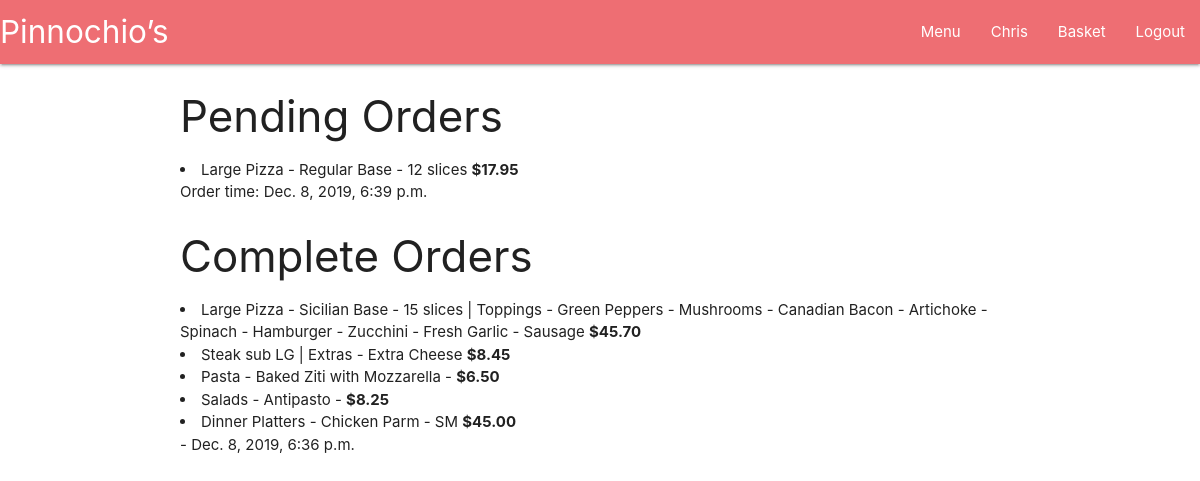
The page /orders/ (signed in) on the database its author committed.
### orders/models.py (models this page shows, shortened)
class Order(models.Model):
	STATUS_CHOICES = [('P', 'Pending'), ('C', 'Complete')]
	user = models.ForeignKey(settings.AUTH_USER_MODEL, on_delete=models.CASCADE, related_name="order")
	order = models.TextField()
	time = models.DateTimeField(auto_now_add=True)
	status = models.CharField(max_length=1, choices=STATUS_CHOICES, default='P')

### orders/views.py (the view)
# urls.py: path("orders/", views.orders_view, name="orders"),
@login_required(login_url='/login/')
def orders_view(request):
    if request.method == "POST":
        order = Order.objects.create(user_id=request.user.id, order=request.POST["order"])
        return render(request, "orders/orders.html", {'order': order})
    if request.method == "GET":
        orders = request.user.order.all()
        return render(request, "orders/orders.html", {'pending': orders.filter(status='P'), 'complete': orders.filter(status='C')})

### orders/templates/orders/orders.html (shortened to what this page needs)
{% extends "orders/layout.html" %}
{% block scripts %}
{% load static %}
{% endblock %}
{% block body %}
{% if pending %}
<h3>Pending Orders</h3>
	{% for item in pending %}
		{{item.order|safe}}
		Order time: {{item.time}}
	{% endfor %}
{% endif %}
{% if complete %}
<h3>Complete Orders</h3>
	{% for item in complete %}
		{{item.order|safe}} - {{item.time}}
	{% endfor %}
{% endif %}
{% endblock %}

### orders/templates/orders/includes/navbaritems.html (shortened to what this page needs)
<li><a href="/menu">Menu</a></li>
{% if user.is_superuser %}
	 <li><a href="/kitchen">Kitchen</a></li>
     <li><a href="/logout">Logout</a></li>
{% elif user.is_authenticated %}
	 <li><a href="/orders">{{ user.username|title }}</a></li>
     <li><a id="basket" href=#>Basket</a></li>
     <li><a href="/logout">Logout</a></li>
{% else %}
    <li><a href="/login">Login</a></li>
    <li><a href="/register">Register</a></li>
{% endif %}

### rows shown on the page
Order: order "Large Pizza - Regular Base - 12 slices $17.95", time "Dec. 8, 2019, 6:39 p.m."
Order: order "Large Pizza - Sicilian Base - 15 slices | Toppings - Green Peppers - Mushrooms - Canadian Bacon - Artichoke - Spinach - Hamburger - Zucchini - Fresh Garlic - Sausage $45.70 Steak sub LG | Extras - Extra Cheese $8.45 Pasta - Baked Ziti with Mozzarella - $6.50 Salads - Antipasto - $8.25 Dinner Platters - Chicken Parm - SM $45.00", time "Dec. 8, 2019, 6:36 p.m."

### other values the page prints
{{ user.username|title }} "Chris"
